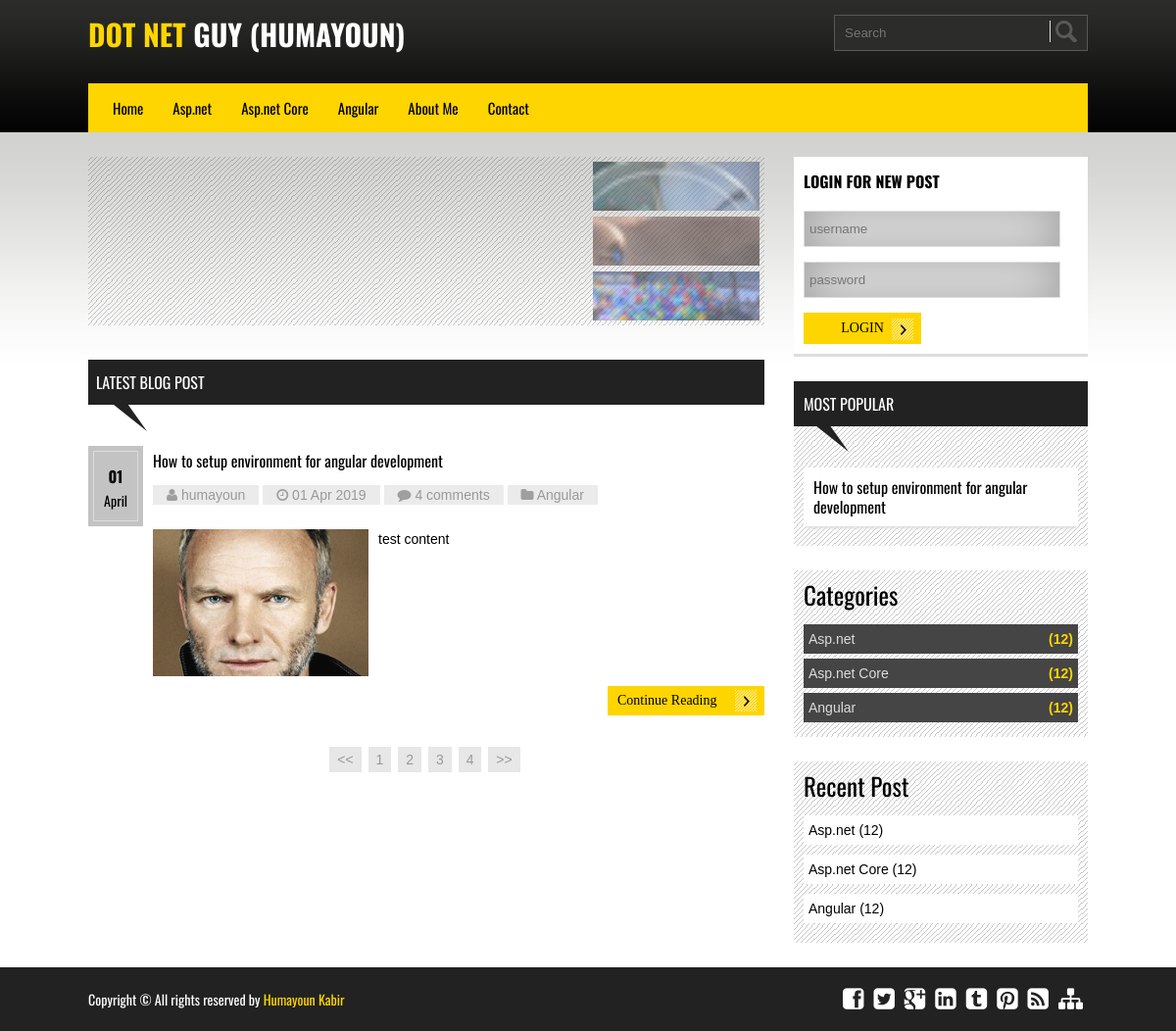
The page / on the database its author committed.
### tables this page shows
CREATE TABLE `category` (
  `categoryid` int(11) NOT NULL,
  `category_name` varchar(255) NOT NULL
);

CREATE TABLE `post` (
  `postid` int(11) NOT NULL,
  `post_title` varchar(255) NOT NULL,
  `post_date` datetime DEFAULT NULL,
  `userid` int(11) NOT NULL,
  `categoryid` int(11) NOT NULL,
  `post_content` text NOT NULL
);

CREATE TABLE `user` (
  `userid` int(11) NOT NULL,
  `username` varchar(255) NOT NULL,
  `email` varchar(255) DEFAULT NULL,
  `mobile` varchar(20) DEFAULT NULL,
  `password` varchar(20) NOT NULL
);

### index.php (the view)
<?php include('header.php') ?>
					<div class="clearfix slider">
						<ul class="pgwSlider">
							<li><img src="images/thumbs/megamind_07.jpg" alt="Paris, France" data-description="Eiffel Tower and Champ de Mars" data-large-src="images/slides/megamind_07.jpg"/></li>
							<li><img src="images/thumbs/wall-e.jpg" alt="Montréal, QC, Canada" data-large-src="images/slides/wall-e.jpg" data-description="Eiffel Tower and Champ de Mars"/></li>
							<li>
								<img src="images/thumbs/up-official-trailer-fake.jpg" alt="Shanghai, China" data-large-src="images/slides/up-official-trailer-fake.jpg" data-description="Shanghai ,chaina">
							</li>
						</ul>
					</div>
					<div class="clearfix content">
						<div class="content_title"><h2>Latest Blog Post</h2></div>
						<?php
            			$sql = "SELECT postid,post_title,post_date,post_content,username,category_name FROM post join user on post.userid = user.userid join category on category.categoryid=post.categoryid LIMIT 5";
            			$result = $conn->query($sql);
            			if ($result->num_rows > 0) {
                			while($row = $result->fetch_assoc()) {
						    $d = new DateTime($row['post_date']);
							$day = date_format($d,'d');
							$month = date_format($d,'F');
							$fmt = date_format($d,'d M Y');
							echo "<div class='clearfix single_content'>
							<div class='clearfix post_date floatleft'>
								<div class='date'>
									<h3>{$day}</h3>
									<p>{$month}</p>
								</div>
							</div>
							<div class='clearfix post_detail'>
								<h2><a href=''>{$row['post_title']}</a></h2>
								<div class='clearfix post-meta'>
									<p><span><i class='fa fa-user'></i> {$row['username']}</span> <span><i class='fa fa-clock-o'></i> {$fmt}</span> <span><i class='fa fa-comment'></i> 4 comments</span> <span><i class='fa fa-folder'></i> {$row['category_name']}</span></p>
								</div>
								<div class='clearfix post_excerpt'>
									<img src='images/thumb.png' alt=''/>
									<p>{$row['post_content']}</p>
								</div>
								<a href='single_post.php'>Continue Reading</a>
							</div>
						</div>";
                			}
            			}
            	    	?>
					</div>
					<div class="pagination">
						<nav>
							<ul>
								<li><a href=""> << </a></li>
								<li><a href="">1</a></li>
								<li><a href="">2</a></li>
								<li><a href="">3</a></li>
								<li><a href="">4</a></li>
								<li><a href=""> >> </a></li>
							</ul>
						</nav>
					</div>
<?php include('footer.php') ?>

### header.php (shortened to what this page needs)
<?php
$cn = new Configuration();
$conn = $cn->getConnection();
?>
<!DOCTYPE html
    PUBLIC "-//W3C//DTD XHTML 1.0 Transitional//EN" "http://www.w3.org/TR/xhtml1/DTD/xhtml1-transitional.dtd">
<html xmlns="http://www.w3.org/1999/xhtml" lang="en">
<head>
    <link rel="stylesheet" type="text/css" href="css/tooltipster.css" />
    <link href="css/pgwslider.css" rel="stylesheet">
    <link rel="stylesheet" href="css/font-awesome.min.css">
    <link href="style.css" rel="stylesheet" media="screen">
    <link href="responsive.css" rel="stylesheet" media="screen">
</head>
<body>
    <section id="header_area">
        <div class="wrapper header">
            <div class="clearfix header_top">
                <div class="clearfix logo floatleft">
                    <a href="index.php">
                        <h1><span>Dot Net</span> Guy (Humayoun)</h1>
                    </a>
                </div>
                <div class="clearfix search floatright">
                    <form>
                        <input type="text" placeholder="Search" />
                        <input type="submit" />
                    </form>
                </div>
            </div>
            <div class="header_bottom">
                <nav>
                    <ul id="nav">
                        <li><a href="index.php">Home</a></li>
                        <?php
            			$sql = "SELECT categoryid, category_name FROM category";
            			$result = $conn->query($sql);
            			if ($result->num_rows > 0) {
                			while($row = $result->fetch_assoc()) {
								echo "<li><a href='index.php?cat={$row['category_name']}'>{$row['category_name']}</a></li>";
                			}
            			}
            			?>
                        <li><a href="works.php">About Me</a></li>
                        <li><a href="contact.php">Contact</a></li>
                    </ul>
                </nav>
            </div>
        </div>
    </section>
    <section id="content_area">
        <div class="clearfix wrapper main_content_area">
            <div class="clearfix main_content floatleft">

### footer.php (shortened to what this page needs)
</div>
<div class="clearfix sidebar_container floatright">
    <div class="clearfix newsletter">
        <form action="<?php echo htmlspecialchars($_SERVER['PHP_SELF']);
            ?>" method="post">
            <h2>login for new post</h2>
            <input type="text" name="username" placeholder="username" id="mce-TEXT" />
            <input type="password" name="password" placeholder="password" id="mce-PASSWORD" />
            <input type="submit" name="login" value="Login" id="mc-embedded-subscribe" />
        </form>
    </div>
    <div class="clearfix sidebar">
        <div class="clearfix single_sidebar">
            <div class="popular_post">
                <div class="sidebar_title">
                    <h2>Most Popular</h2>
                </div>
                <ul>
                    <?php
            			$sql = "SELECT postid,post_title FROM post LIMIT 5";
            			$result = $conn->query($sql);
            			if ($result->num_rows > 0) {
                			while($row = $result->fetch_assoc()) {
								echo "<li><a href='single_post.php?postid={$row['postid']}'>{$row['post_title']}</a></li>";
                			}
            			}
            	    ?>
                </ul>
            </div>
        </div>
        <div class="clearfix single_sidebar category_items">
            <h2>Categories</h2>
            <ul>
                <?php
            			$sql = "SELECT categoryid, category_name FROM category";
            			$result = $conn->query($sql);
            			if ($result->num_rows > 0) {
                			while($row = $result->fetch_assoc()) {
								echo "<li class='cat-item'><a href='index.php?cat={$row['category_name']}'>{$row['category_name']}</a>(12)</li>";
                			}
            			}
            	?>
            </ul>
        </div>
        <div class="clearfix single_sidebar">
            <h2>Recent Post</h2>
            <ul>
                <?php
            			$sql = "SELECT categoryid, category_name FROM category";
            			$result = $conn->query($sql);
            			if ($result->num_rows > 0) {
                			while($row = $result->fetch_assoc()) {
								echo "<li><a href='index.php?cat={$row['category_name']}'>{$row['category_name']} <span>(12)</span></a></li>";
                			}
            			}
            	?>
            </ul>
        </div>
    </div>
</div>
</div>
</section>
<section id="footer_bottom_area">
    <div class="clearfix wrapper footer_bottom">
        <div class="clearfix copyright floatleft">
            <p> Copyright &copy; All rights reserved by <span>Humayoun Kabir</span></p>
        </div>
        <div class="clearfix social floatright">
            <ul>
                <li><a class="tooltip" title="Facebook" href=""><i class="fa fa-facebook-square"></i></a></li>
                <li><a class="tooltip" title="Twitter" href=""><i class="fa fa-twitter-square"></i></a></li>
                <li><a class="tooltip" title="Google+" href=""><i class="fa fa-google-plus-square"></i></a></li>
                <li><a class="tooltip" title="LinkedIn" href=""><i class="fa fa-linkedin-square"></i></a></li>
                <li><a class="tooltip" title="tumblr" href=""><i class="fa fa-tumblr-square"></i></a></li>
                <li><a class="tooltip" title="Pinterest" href=""><i class="fa fa-pinterest-square"></i></a></li>
                <li><a class="tooltip" title="RSS Feed" href=""><i class="fa fa-rss-square"></i></a></li>
                <li><a class="tooltip" title="Sitemap" href=""><i class="fa fa-sitemap"></i> </a></li>
            </ul>
        </div>
    </div>
</section>
</body>
</html>

### css/pgwslider.css (style rules this page uses)
.pgwSlider { width: 100%; }
ul.pgwSlider, .pgwSlider > ul { float: right; width: 25%; padding: 0; list-style: none; margin: 0; }
ul.pgwSlider > li, .pgwSlider > ul > li { height: 50px; margin-bottom: 6px; overflow: hidden; position: relative; opacity: 0.6; filter: alpha(opacity=60); }
ul.pgwSlider > li:last-child, .pgwSlider > ul > li:last-child { margin-bottom: 0; }
ul.pgwSlider > li img, .pgwSlider > ul > li img { width: 100%; min-height: 100%; display: block; }
@media (min-width: 481px) { ul.pgwSlider > li, .pgwSlider > ul > li { width: 100% !important; } }

### rows shown on the page
category: category_name "Asp.net"
category: category_name "Asp.net Core"
category: category_name "Angular"
post: post_date "01", post_date "April", post_title "How to setup environment for angular development", userid.username "humayoun", post_date "01 Apr 2019", categoryid.category_name "Angular", post_content "test content"
